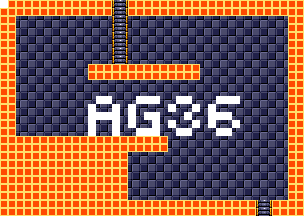

This game map was drawn from its Tiled (.tmx) file and the tilesets committed beside it. A one-line description and the trimmed map source follow:
An orthogonal 38x27 tile map with 8x8 px tiles, 4 tile layers (background, foreground, room numbers, Objects), 15 tilesets.

<map version="1.5" tiledversion="1.7.1" orientation="orthogonal" renderorder="right-down" width="38" height="27" tilewidth="8" tileheight="8" infinite="0" nextlayerid="11" nextobjectid="1">
 <tileset firstgid="1" source="tilesheets/tsKarniMata.tsx" />
 <tileset firstgid="1025" source="tilesheets/tsVoodooWasp.tsx" />
 <tileset firstgid="2049" source="tilesheets/tsBurial.tsx" />
 <tileset firstgid="3073" source="tilesheets/tsBlueTemple.tsx" />
 <tileset firstgid="4097" source="tilesheets/tsGoddess.tsx" />
 <tileset firstgid="5121" source="tilesheets/tsKonark.tsx" />
 <tileset firstgid="6145" name="sEnemies" tilewidth="8" tileheight="8" tilecount="1024" columns="32">
  <image source="../grapx/tilesheets/sObjects.bmp" trans="ff94ff" width="256" height="256" />
 </tileset>
 <tileset firstgid="7169" source="tilesheets/tsIceTemple.tsx" />
 <tileset firstgid="8193" source="tilesheets/tsLavaArea.tsx" />
 <tileset firstgid="9217" source="tilesheets/tsBossArea.tsx" />
 <tileset firstgid="10241" source="tilesheets/tsPegu.tsx" />
 <tileset firstgid="11265" source="tilesheets/sTiwanakuTemple.tsx" />
 <tileset firstgid="12289" source="tilesheets/sIndraTemple.tsx" />
 <tileset firstgid="13313" source="tilesheets/sTeleport.tsx" />
 <tileset firstgid="14337" source="tilesheets/sObjects.tsx" />
 <layer id="2" name="background" width="38" height="27">
  <data>[1026 cells, 1026 non-empty, 2 distinct tile ids]</data>
 </layer>
 <layer id="1" name="foreground" width="38" height="27">
  <data>[1026 cells, 406 non-empty, 3 distinct tile ids]</data>
 </layer>
 <layer id="7" name="room numbers" width="38" height="27">
  <data>[1026 cells, 45 non-empty, 1 distinct tile ids]</data>
 </layer>
 <layer id="10" name="Objects" width="38" height="27">
  <data>[1026 cells, 0 non-empty, 0 distinct tile ids]</data>
 </layer>
</map>
